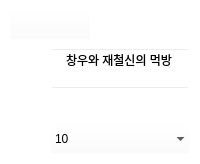
                <widget class="QFrame" name="verticalFrame_6">
                 <property name="styleSheet">
                  <string notr="true">border-image: url(:/res/images/subBack.png);
background-color: rgba(255, 255, 255, 0);</string>
                 </property>
                 <layout class="QVBoxLayout" name="verticalLayout_9">
                  <property name="spacing">
                   <number>8</number>
                  </property>
                  <property name="leftMargin">
                   <number>10</number>
                  </property>
                  <property name="topMargin">
                   <number>10</number>
                  </property>
                  <property name="rightMargin">
                   <number>10</number>
                  </property>
                  <property name="bottomMargin">
                   <number>10</number>
                  </property>
                  <item>
                   <layout class="QHBoxLayout" name="horizontalLayout_53">
                    <item>
                     <widget class="QPushButton" name="pushButton_3">
                      <property name="minimumSize">
                       <size>
                        <width>80</width>
                        <height>30</height>
                       </size>
                      </property>
                      <property name="maximumSize">
                       <size>
                        <width>80</width>
                        <height>30</height>
                       </size>
                      </property>
                      <property name="styleSheet">
                       <string notr="true">border-image: url(:/res/images/broadInfo.png);
background-color: rgba(255, 255, 255, 0);</string>
                      </property>
                      <property name="text">
                       <string/>
                      </property>
                     </widget>
                    </item>
                    <item>
                     <spacer name="horizontalSpacer_39">
                      <property name="orientation">
                       <enum>Qt::Horizontal</enum>
                      </property>
                      <property name="sizeHint" stdset="0">
                       <size>
                        <width>40</width>
                        <height>20</height>
                       </size>
                      </property>
                     </spacer>
                    </item>
                   </layout>
                  </item>
                  <item>
                   <layout class="QHBoxLayout" name="horizontalLayout_51">
                    <property name="spacing">
                     <number>10</number>
                    </property>
                    <item>
                     <widget class="QLabel" name="label_8">
                      <property name="minimumSize">
                       <size>
                        <width>30</width>
                        <height>30</height>
                       </size>
                      </property>
                      <property name="maximumSize">
                       <size>
                        <width>30</width>
                        <height>30</height>
                       </size>
                      </property>
                      <property name="styleSheet">
                       <string notr="true">border-image: url(:/res/images/roomname.png);
background-color: rgba(255, 255, 255, 0);</string>
                      </property>
                      <property name="text">
                       <string/>
                      </property>
                     </widget>
                    </item>
                    <item>
                     <widget class="QLineEdit" name="roomName">
                      <property name="minimumSize">
                       <size>
                        <width>0</width>
                        <height>30</height>
                       </size>
                      </property>
                      <property name="maximumSize">
                       <size>
                        <width>16777215</width>
                        <height>30</height>
                       </size>
                      </property>
                      <property name="styleSheet">
                       <string notr="true">border-image: url(:/res/images/roominforInput.png);
font: 75 9pt &quot;나눔고딕 ExtraBold&quot;;
background-color: rgba(255, 255, 255, 0);</string>
                      </property>
                      <property name="text">
                       <string>창우와 재철신의 먹방</string>
                      </property>
                      <property name="alignment">
                       <set>Qt::AlignCenter</set>
                      </property>
                     </widget>
                    </item>
                   </layout>
                  </item>
                  <item>
                   <layout class="QHBoxLayout" name="horizontalLayout_52">
                    <property name="spacing">
                     <number>10</number>
                    </property>
                    <item>
                     <widget class="QLabel" name="label_9">
                      <property name="minimumSize">
                       <size>
                        <width>30</width>
                        <height>30</height>
                       </size>
                      </property>
                      <property name="maximumSize">
                       <size>
                        <width>30</width>
                        <height>30</height>
                       </size>
                      </property>
                      <property name="styleSheet">
                       <string notr="true">border-image: url(:/res/images/passwordroom.png);
background-color: rgba(255, 255, 255, 0);</string>
                      </property>
                      <property name="text">
                       <string/>
                      </property>
                     </widget>
                    </item>
                    <item>
                     <widget class="QLineEdit" name="roomPW">
                      <property name="minimumSize">
                       <size>
                        <width>0</width>
                        <height>30</height>
                       </size>
                      </property>
                      <property name="maximumSize">
                       <size>
                        <width>16777215</width>
                        <height>30</height>
                       </size>
                      </property>
                      <property name="styleSheet">
                       <string notr="true">border-image: url(:/res/images/roominforInput.png);
background-color: rgba(255, 255, 255, 0);</string>
                      </property>
                      <property name="text">
                       <string/>
                      </property>
                      <property name="echoMode">
                       <enum>QLineEdit::Password</enum>
                      </property>
                      <property name="alignment">
                       <set>Qt::AlignCenter</set>
                      </property>
                     </widget>
                    </item>
                   </layout>
                  </item>
                  <item>
                   <layout class="QHBoxLayout" name="horizontalLayout_49">
                    <property name="spacing">
                     <number>10</number>
                    </property>
                    <item>
                     <widget class="QLabel" name="label_10">
                      <property name="minimumSize">
                       <size>
                        <width>30</width>
                        <height>30</height>
                       </size>
                      </property>
                      <property name="maximumSize">
                       <size>
                        <width>30</width>
                        <height>30</height>
                       </size>
                      </property>
                      <property name="styleSheet">
                       <string notr="true">border-image: url(:/res/images/maxpeople.png);
background-color: rgba(255, 255, 255, 0);</string>
                      </property>
                      <property name="text">
                       <string/>
                      </property>
                     </widget>
                    </item>
                    <item>
                     <widget class="QComboBox" name="roomMaxPeople">
                      <property name="minimumSize">
                       <size>
                        <width>0</width>
                        <height>30</height>
                       </size>
                      </property>
                      <property name="maximumSize">
                       <size>
                        <width>16777215</width>
                        <height>30</height>
                       </size>
                      </property>
                      <property name="styleSheet">
                       <string notr="true">border-image: url(:/res/images/roominforInput.png);
font: 75 9pt &quot;나눔고딕 ExtraBold&quot;;
background-color: rgba(255, 255, 255, 0);</string>
                      </property>
                      <property name="frame">
                       <bool>false</bool>
                      </property>
                      <item>
                       <property name="text">
                        <string>10</string>
                       </property>
                      </item>
                      <item>
                       <property name="text">
                        <string>20</string>
                       </property>
                      </item>
                      <item>
                       <property name="text">
                        <string>30</string>
                       </property>
                      </item>
                      <item>
                       <property name="text">
                        <string>40</string>
                       </property>
                      </item>
                      <item>
                       <property name="text">
                        <string>50</string>
                       </property>
                      </item>
                      <item>
                       <property name="text">
                        <string>60</string>
                       </property>
                      </item>
                      <item>
                       <property name="text">
                        <string>70</string>
                       </property>
                      </item>
                      <item>
                       <property name="text">
                        <string>80</string>
                       </property>
                      </item>
                      <item>
                       <property name="text">
                        <string>90</string>
                       </property>
                      </item>
                      <item>
                       <property name="text">
                        <string>100</string>
                       </property>
                      </item>
                     </widget>
                    </item>
                   </layout>
                  </item>
                 </layout>
                </widget>
